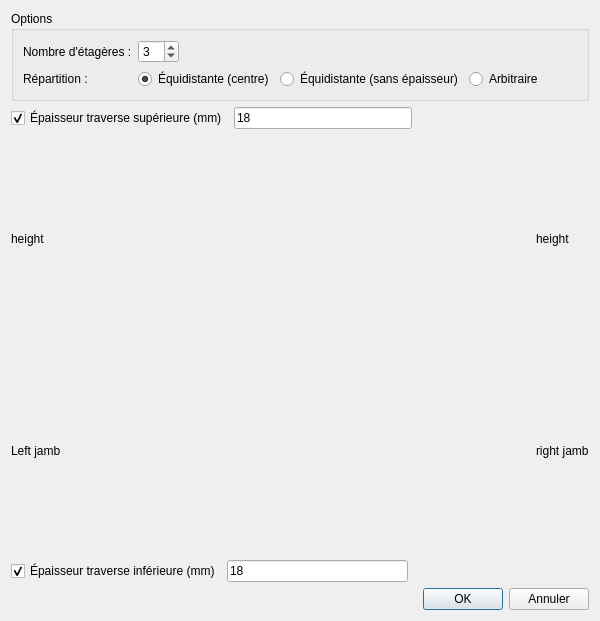
<?xml version="1.0" encoding="UTF-8"?>
<ui version="4.0">
 <class>ShelfDialog</class>
 <widget class="QDialog" name="ShelfDialog">
  <property name="geometry">
   <rect>
    <x>0</x>
    <y>0</y>
    <width>600</width>
    <height>621</height>
   </rect>
  </property>
  <property name="minimumSize">
   <size>
    <width>0</width>
    <height>600</height>
   </size>
  </property>
  <property name="windowTitle">
   <string>Ajouter des étagères</string>
  </property>
  <layout class="QVBoxLayout" name="verticalLayout">
   <item>
    <widget class="QGroupBox" name="optionsGroup">
     <property name="title">
      <string>Options</string>
     </property>
     <layout class="QGridLayout" name="gridLayout">
      <item row="0" column="0">
       <widget class="QLabel" name="label">
        <property name="text">
         <string>Nombre d'étagères :</string>
        </property>
       </widget>
      </item>
      <item row="1" column="0">
       <widget class="QLabel" name="label_2">
        <property name="text">
         <string>Répartition :</string>
        </property>
       </widget>
      </item>
      <item row="0" column="1">
       <layout class="QHBoxLayout" name="horizontalLayout_6">
        <item>
         <widget class="QSpinBox" name="numShelvesSpin">
          <property name="minimum">
           <number>1</number>
          </property>
          <property name="maximum">
           <number>20</number>
          </property>
          <property name="value">
           <number>3</number>
          </property>
         </widget>
        </item>
        <item>
         <spacer name="horizontalSpacer_6">
          <property name="orientation">
           <enum>Qt::Orientation::Horizontal</enum>
          </property>
          <property name="sizeHint" stdset="0">
           <size>
            <width>40</width>
            <height>20</height>
           </size>
          </property>
         </spacer>
        </item>
       </layout>
      </item>
      <item row="1" column="1">
       <layout class="QHBoxLayout" name="horizontalLayout">
        <item>
         <widget class="QRadioButton" name="distributionEquidistantCenter">
          <property name="text">
           <string>Équidistante (centre)</string>
          </property>
          <property name="checked">
           <bool>true</bool>
          </property>
         </widget>
        </item>
        <item>
         <widget class="QRadioButton" name="distributionEquidistantNoThickness">
          <property name="text">
           <string>Équidistante (sans épaisseur)</string>
          </property>
         </widget>
        </item>
        <item>
         <widget class="QRadioButton" name="distributionArbitrary">
          <property name="text">
           <string>Arbitraire</string>
          </property>
         </widget>
        </item>
       </layout>
      </item>
     </layout>
    </widget>
   </item>
   <item>
    <layout class="QHBoxLayout" name="horizontalLayout_3">
     <item>
      <widget class="QCheckBox" name="topThicknessCheck">
       <property name="text">
        <string>Épaisseur traverse supérieure (mm)</string>
       </property>
       <property name="checked">
        <bool>true</bool>
       </property>
      </widget>
     </item>
     <item>
      <widget class="QLineEdit" name="topThicknessEdit">
       <property name="text">
        <string>18</string>
       </property>
      </widget>
     </item>
     <item>
      <spacer name="horizontalSpacer_3">
       <property name="orientation">
        <enum>Qt::Orientation::Horizontal</enum>
       </property>
       <property name="sizeHint" stdset="0">
        <size>
         <width>40</width>
         <height>20</height>
        </size>
       </property>
      </spacer>
     </item>
    </layout>
   </item>
   <item>
    <layout class="QHBoxLayout" name="horizontalLayout_4">
     <item>
      <layout class="QVBoxLayout" name="verticalLayout_3">
       <item>
        <widget class="QLabel" name="label_LeftJamb_height">
         <property name="text">
          <string>height</string>
         </property>
        </widget>
       </item>
       <item>
        <widget class="QLabel" name="label_LeftJamb">
         <property name="text">
          <string>Left jamb</string>
         </property>
        </widget>
       </item>
      </layout>
     </item>
     <item>
      <spacer name="horizontalSpacer">
       <property name="orientation">
        <enum>Qt::Orientation::Horizontal</enum>
       </property>
       <property name="sizeHint" stdset="0">
        <size>
         <width>40</width>
         <height>20</height>
        </size>
       </property>
      </spacer>
     </item>
     <item>
      <spacer name="verticalSpacer">
       <property name="orientation">
        <enum>Qt::Orientation::Vertical</enum>
       </property>
       <property name="sizeHint" stdset="0">
        <size>
         <width>20</width>
         <height>40</height>
        </size>
       </property>
      </spacer>
     </item>
     <item>
      <layout class="QHBoxLayout" name="slidersLayout"/>
     </item>
     <item>
      <spacer name="horizontalSpacer_2">
       <property name="orientation">
        <enum>Qt::Orientation::Horizontal</enum>
       </property>
       <property name="sizeHint" stdset="0">
        <size>
         <width>40</width>
         <height>20</height>
        </size>
       </property>
      </spacer>
     </item>
     <item>
      <layout class="QVBoxLayout" name="verticalLayout_4">
       <item>
        <widget class="QLabel" name="label_RightJamb_height">
         <property name="text">
          <string>height</string>
         </property>
        </widget>
       </item>
       <item>
        <widget class="QLabel" name="label_RightJamb">
         <property name="text">
          <string>right jamb</string>
         </property>
        </widget>
       </item>
      </layout>
     </item>
    </layout>
   </item>
   <item>
    <layout class="QHBoxLayout" name="horizontalLayout_5">
     <item>
      <widget class="QCheckBox" name="bottomThicknessCheck">
       <property name="text">
        <string>Épaisseur traverse inférieure (mm)</string>
       </property>
       <property name="checked">
        <bool>true</bool>
       </property>
      </widget>
     </item>
     <item>
      <widget class="QLineEdit" name="bottomThicknessEdit">
       <property name="text">
        <string>18</string>
       </property>
      </widget>
     </item>
     <item>
      <spacer name="horizontalSpacer_4">
       <property name="orientation">
        <enum>Qt::Orientation::Horizontal</enum>
       </property>
       <property name="sizeHint" stdset="0">
        <size>
         <width>40</width>
         <height>20</height>
        </size>
       </property>
      </spacer>
     </item>
    </layout>
   </item>
   <item>
    <layout class="QHBoxLayout" name="horizontalLayout_2">
     <item>
      <spacer name="horizontalSpacer_5">
       <property name="orientation">
        <enum>Qt::Orientation::Horizontal</enum>
       </property>
       <property name="sizeHint" stdset="0">
        <size>
         <width>40</width>
         <height>20</height>
        </size>
       </property>
      </spacer>
     </item>
     <item>
      <widget class="QPushButton" name="okButton">
       <property name="text">
        <string>OK</string>
       </property>
      </widget>
     </item>
     <item>
      <widget class="QPushButton" name="cancelButton">
       <property name="text">
        <string>Annuler</string>
       </property>
      </widget>
     </item>
    </layout>
   </item>
  </layout>
 </widget>
 <resources/>
 <connections/>
</ui>
